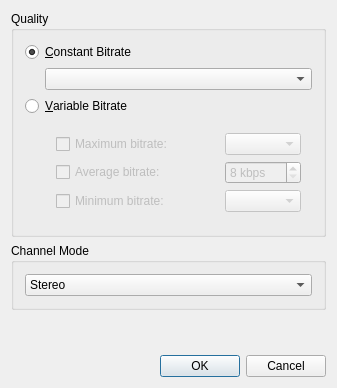
<?xml version="1.0" encoding="UTF-8"?>
<ui version="4.0">
 <class>K3bManualBitrateSettingsDialog</class>
 <widget class="QDialog" name="K3bManualBitrateSettingsDialog">
  <property name="geometry">
   <rect>
    <x>0</x>
    <y>0</y>
    <width>337</width>
    <height>388</height>
   </rect>
  </property>
  <layout class="QVBoxLayout">
   <item>
    <widget class="QGroupBox" name="groupBox">
     <property name="title">
      <string>Quality</string>
     </property>
     <layout class="QVBoxLayout" name="verticalLayout">
      <item>
       <widget class="QRadioButton" name="m_radioConstantBitrate">
        <property name="text">
         <string>&amp;Constant Bitrate</string>
        </property>
        <property name="checked">
         <bool>true</bool>
        </property>
       </widget>
      </item>
      <item>
       <layout class="QHBoxLayout">
        <item>
         <spacer>
          <property name="orientation">
           <enum>Qt::Horizontal</enum>
          </property>
          <property name="sizeType">
           <enum>QSizePolicy::Fixed</enum>
          </property>
          <property name="sizeHint" stdset="0">
           <size>
            <width>20</width>
            <height>20</height>
           </size>
          </property>
         </spacer>
        </item>
        <item>
         <widget class="QComboBox" name="m_comboConstantBitrate"/>
        </item>
       </layout>
      </item>
      <item>
       <widget class="QRadioButton" name="m_radioVariableBitrate">
        <property name="text">
         <string>&amp;Variable Bitrate</string>
        </property>
       </widget>
      </item>
      <item>
       <widget class="QFrame" name="m_frameVariableBitrate">
        <property name="enabled">
         <bool>false</bool>
        </property>
        <layout class="QGridLayout" name="gridLayout_2">
         <item row="0" column="1">
          <widget class="QCheckBox" name="m_checkBitrateMaximum">
           <property name="text">
            <string>Maximum bitrate:</string>
           </property>
          </widget>
         </item>
         <item row="0" column="2">
          <widget class="QComboBox" name="m_comboMaximumBitrate">
           <property name="enabled">
            <bool>false</bool>
           </property>
          </widget>
         </item>
         <item row="1" column="1">
          <widget class="QCheckBox" name="m_checkBitrateAverage">
           <property name="sizePolicy">
            <sizepolicy hsizetype="Minimum" vsizetype="Fixed">
             <horstretch>1</horstretch>
             <verstretch>0</verstretch>
            </sizepolicy>
           </property>
           <property name="text">
            <string>Average bitrate:</string>
           </property>
          </widget>
         </item>
         <item row="1" column="2">
          <widget class="QSpinBox" name="m_spinAverageBitrate">
           <property name="enabled">
            <bool>false</bool>
           </property>
           <property name="buttonSymbols">
            <enum>QAbstractSpinBox::UpDownArrows</enum>
           </property>
           <property name="suffix">
            <string> kbps</string>
           </property>
           <property name="minimum">
            <number>8</number>
           </property>
           <property name="maximum">
            <number>310</number>
           </property>
          </widget>
         </item>
         <item row="2" column="1">
          <widget class="QCheckBox" name="m_checkBitrateMinimum">
           <property name="text">
            <string>Minimum bitrate:</string>
           </property>
          </widget>
         </item>
         <item row="2" column="2">
          <widget class="QComboBox" name="m_comboMinimumBitrate">
           <property name="enabled">
            <bool>false</bool>
           </property>
          </widget>
         </item>
         <item row="1" column="0">
          <spacer>
           <property name="orientation">
            <enum>Qt::Horizontal</enum>
           </property>
           <property name="sizeType">
            <enum>QSizePolicy::Fixed</enum>
           </property>
           <property name="sizeHint" stdset="0">
            <size>
             <width>20</width>
             <height>20</height>
            </size>
           </property>
          </spacer>
         </item>
        </layout>
       </widget>
      </item>
     </layout>
    </widget>
   </item>
   <item>
    <widget class="QGroupBox" name="groupBox_2">
     <property name="title">
      <string>Channel Mode</string>
     </property>
     <layout class="QVBoxLayout" name="verticalLayout_2">
      <item>
       <widget class="QComboBox" name="m_comboMode">
        <property name="toolTip">
         <string>Select the channel mode.</string>
        </property>
        <property name="whatsThis">
         <string>&lt;p&gt;Select the channel mode of the resulting Mp3 file:
&lt;p&gt;&lt;b&gt;Stereo&lt;/b&gt;&lt;br&gt;
In this mode, the encoder makes no use of potential correlations between the two input channels; it can, however, negotiate the bit demand between both channel, i.e. give one channel more bits if the other contains silence or needs fewer bits because of a lower complexity.
&lt;p&gt;&lt;b&gt;Joint-Stereo&lt;/b&gt;&lt;br&gt;
In this mode, the encoder will make use of correlations between both channels. The signal will be matrixed into a sum (&quot;mid&quot;), computed by L+R, and difference (&quot;side&quot;) signal, computed by L-R, and more bits are allocated to the mid channel. This will effectively increase the bandwidth if the signal does not have too much stereo separation, thus giving a significant gain in encoding quality.
&lt;p&gt;&lt;b&gt;Mono&lt;/b&gt;&lt;br&gt;
The input will be encoded as a mono signal. If it was a stereo signal, it will be downsampled to mono. The downmix is calculated as the sum of the left and right channel, attenuated by 6 dB.</string>
        </property>
        <item>
         <property name="text">
          <string>Stereo</string>
         </property>
        </item>
        <item>
         <property name="text">
          <string>Joint Stereo</string>
         </property>
        </item>
        <item>
         <property name="text">
          <string>Mono</string>
         </property>
        </item>
       </widget>
      </item>
     </layout>
    </widget>
   </item>
   <item>
    <spacer name="verticalSpacer">
     <property name="orientation">
      <enum>Qt::Vertical</enum>
     </property>
     <property name="sizeHint" stdset="0">
      <size>
       <width>20</width>
       <height>40</height>
      </size>
     </property>
    </spacer>
   </item>
   <item>
    <widget class="QDialogButtonBox" name="m_buttonBox">
     <property name="standardButtons">
      <set>QDialogButtonBox::Cancel|QDialogButtonBox::Ok</set>
     </property>
    </widget>
   </item>
  </layout>
 </widget>
 <layoutdefault spacing="6" margin="11"/>
 <resources/>
 <connections>
  <connection>
   <sender>m_radioConstantBitrate</sender>
   <signal>toggled(bool)</signal>
   <receiver>m_comboConstantBitrate</receiver>
   <slot>setEnabled(bool)</slot>
   <hints>
    <hint type="sourcelabel">
     <x>33</x>
     <y>58</y>
    </hint>
    <hint type="destinationlabel">
     <x>58</x>
     <y>84</y>
    </hint>
   </hints>
  </connection>
  <connection>
   <sender>m_checkBitrateMaximum</sender>
   <signal>toggled(bool)</signal>
   <receiver>m_comboMaximumBitrate</receiver>
   <slot>setEnabled(bool)</slot>
   <hints>
    <hint type="sourcelabel">
     <x>61</x>
     <y>147</y>
    </hint>
    <hint type="destinationlabel">
     <x>195</x>
     <y>145</y>
    </hint>
   </hints>
  </connection>
  <connection>
   <sender>m_checkBitrateAverage</sender>
   <signal>toggled(bool)</signal>
   <receiver>m_spinAverageBitrate</receiver>
   <slot>setEnabled(bool)</slot>
   <hints>
    <hint type="sourcelabel">
     <x>61</x>
     <y>178</y>
    </hint>
    <hint type="destinationlabel">
     <x>195</x>
     <y>176</y>
    </hint>
   </hints>
  </connection>
  <connection>
   <sender>m_checkBitrateMinimum</sender>
   <signal>toggled(bool)</signal>
   <receiver>m_comboMinimumBitrate</receiver>
   <slot>setEnabled(bool)</slot>
   <hints>
    <hint type="sourcelabel">
     <x>61</x>
     <y>209</y>
    </hint>
    <hint type="destinationlabel">
     <x>195</x>
     <y>207</y>
    </hint>
   </hints>
  </connection>
  <connection>
   <sender>m_radioVariableBitrate</sender>
   <signal>toggled(bool)</signal>
   <receiver>m_frameVariableBitrate</receiver>
   <slot>setEnabled(bool)</slot>
   <hints>
    <hint type="sourcelabel">
     <x>136</x>
     <y>106</y>
    </hint>
    <hint type="destinationlabel">
     <x>136</x>
     <y>169</y>
    </hint>
   </hints>
  </connection>
  <connection>
   <sender>m_buttonBox</sender>
   <signal>accepted()</signal>
   <receiver>K3bManualBitrateSettingsDialog</receiver>
   <slot>accept()</slot>
   <hints>
    <hint type="sourcelabel">
     <x>168</x>
     <y>363</y>
    </hint>
    <hint type="destinationlabel">
     <x>168</x>
     <y>193</y>
    </hint>
   </hints>
  </connection>
  <connection>
   <sender>m_buttonBox</sender>
   <signal>rejected()</signal>
   <receiver>K3bManualBitrateSettingsDialog</receiver>
   <slot>reject()</slot>
   <hints>
    <hint type="sourcelabel">
     <x>168</x>
     <y>363</y>
    </hint>
    <hint type="destinationlabel">
     <x>168</x>
     <y>193</y>
    </hint>
   </hints>
  </connection>
 </connections>
</ui>
